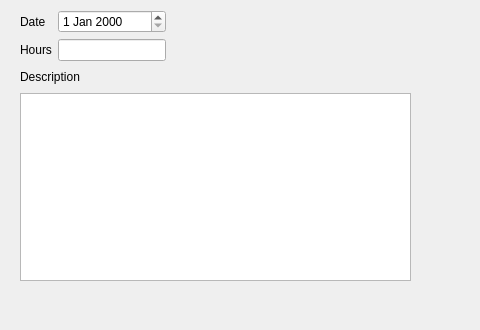
<?xml version="1.0" encoding="UTF-8"?>
<ui version="4.0">
 <class>LineItem</class>
 <widget class="QWidget" name="LineItem">
  <property name="geometry">
   <rect>
    <x>0</x>
    <y>0</y>
    <width>480</width>
    <height>330</height>
   </rect>
  </property>
  <property name="windowTitle">
   <string>Form</string>
  </property>
  <widget class="QWidget" name="holder" native="true">
   <property name="geometry">
    <rect>
     <x>10</x>
     <y>10</y>
     <width>421</width>
     <height>291</height>
    </rect>
   </property>
   <widget class="QWidget" name="gridLayoutWidget">
    <property name="geometry">
     <rect>
      <x>10</x>
      <y>0</y>
      <width>391</width>
      <height>271</height>
     </rect>
    </property>
    <layout class="QGridLayout" name="gridLayout">
     <item row="1" column="0">
      <widget class="QLabel" name="descriptionLabel">
       <property name="text">
        <string>Description</string>
       </property>
      </widget>
     </item>
     <item row="2" column="0" colspan="3">
      <widget class="QTextEdit" name="descriptionText"/>
     </item>
     <item row="0" column="0" colspan="2">
      <layout class="QFormLayout" name="formLayout">
       <item row="0" column="0">
        <widget class="QLabel" name="dateLabel">
         <property name="text">
          <string>Date</string>
         </property>
        </widget>
       </item>
       <item row="0" column="1">
        <widget class="QDateEdit" name="dateDateEdit"/>
       </item>
       <item row="1" column="0">
        <widget class="QLabel" name="hoursLabel">
         <property name="text">
          <string>Hours</string>
         </property>
        </widget>
       </item>
       <item row="1" column="1">
        <widget class="QLineEdit" name="hoursLineEdit"/>
       </item>
      </layout>
     </item>
     <item row="1" column="2">
      <spacer name="horizontalSpacer">
       <property name="orientation">
        <enum>Qt::Horizontal</enum>
       </property>
       <property name="sizeHint" stdset="0">
        <size>
         <width>40</width>
         <height>20</height>
        </size>
       </property>
      </spacer>
     </item>
    </layout>
   </widget>
  </widget>
 </widget>
 <resources/>
 <connections/>
</ui>
